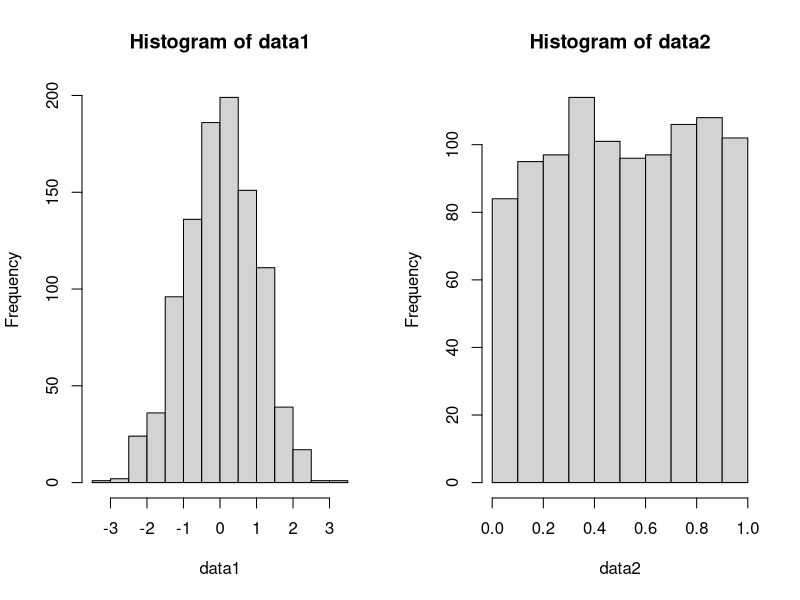
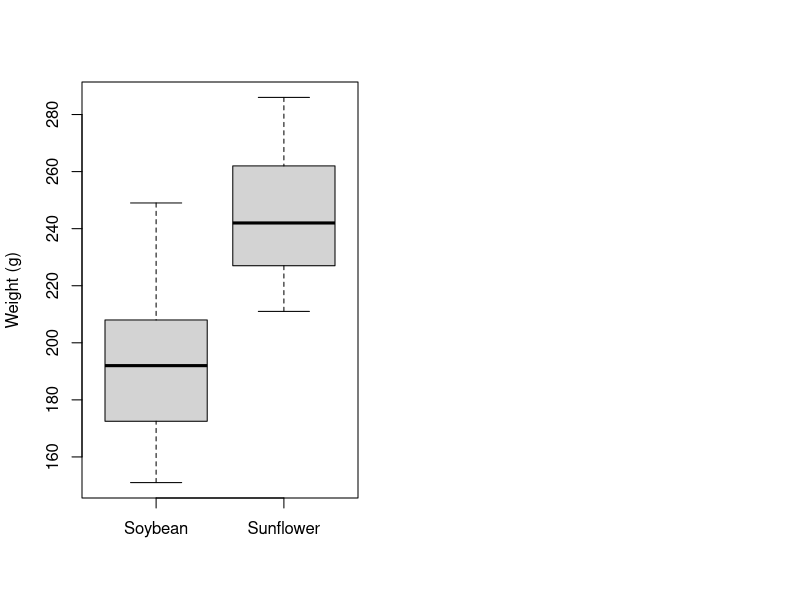

The R script that drew these images, in order:
## ---- chunk 1
true.first <- rep(c("Milk", "Tea"), each=4)
guess.first <- rep(c("Milk", "Tea", "Milk", "Tea"), c(3,1,1,3))
## ---- chunk 2
# Put some code here!
## ---- chunk 3
# Put some code here!
## ---- chunk 4
# Put some code here!
## ---- chunk 5
true.first <- rep(c("Milk", "Tea", "Sugar"), each=6)
guess.first <- sample(c("Milk", "Tea", "Sugar"), 18, replace=TRUE)
tea.data.exp <- table(true.first, guess.first)
fisher.test(tea.data.exp) # What is this testing?
## ---- chunk 6
true.first <- rep(c("Milk", "Tea"), each=4*100)
guess.first <- sample(c("Milk", "Tea", "Milk", "Tea"), 800, replace=TRUE)
tea.data.more <- table(true.first, guess.first)
tea.data.more
## ---- chunk 7
# Put some code here!
## ---- chunk 8
# Put some code here!
## ---- chunk 9
true.first <- rep(c("Milk", "Tea", "Sugar"), each=600)
guess.first <- sample(c("Milk", "Tea", "Sugar"), 1800, replace=TRUE)
tea.data.exp.more <- table(true.first, guess.first)
# Put some code here!
## ---- chunk 10
genotypes <- rep(c("AA", "Aa", "aa"), c(500, 600, 100))
# Put some code here!
# Create a table of genotypes:
# Create a vector of relative expected frequencies:
genoexp <- c(0.25, 0.5, 0.25)
## ---- chunk 11
temp <- c(22.8, 22.7, 25.9, 22.0, 21.2, 24.4, 22.1, 22.6, 23.3, 22.2, 
          22.5, 24.1, 22.4, 25.1, 24.1, 23.3, 23.3, 22.5, 23.8, 22.4, 
          22.5, 23.4, 23.5, 22.5, 25.8, 23.8, 22.0, 22.0, 23.2, 22.0)
## ---- chunk 12
# Put some code here!
## ---- chunk 13
# Put some code here!
## ---- chunk 14
# Put some code here!
## ---- chunk 15
on.soy <- c(188, 229, 192, 207, 172, 151, 188, 173, 209, 158, 
            211, 201, 205, 249, 214, 171, 198, 192, 161, 179)
on.sun <- c(213, 262, 237, 223, 223, 268, 216, 276, 258, 269,
            227, 252, 243, 286, 247, 277, 242, 233, 228, 211, 
            230, 254, 268, 242, 223, 242, 224, 279, 227, 251)
## ---- chunk 16
# Put some code here!
## ---- chunk 17
# Put some code here!
## ---- chunk 18
# Put some code here!
## ---- chunk 19
                    #1   #2   #3   #4   #5   #6   #7    #8   #9   #10  #11  #12  #13  #14  #15
healthy.exprs <- c(6.9, 8.2, 9.0, 7.7, 6.5, 7.7, 5.5,  7.7, 7.6,  8.2, 6.5, 6.3, 8.7, 6.2, 8.4)
disease.exprs <- c(8.3, 9.5, 9.8, 9.9, 6.6, 8.1, 9.5, 10.0, 8.7, 10.0, 7.5, 8.0, 8.5, 5.0, 8.5)
## ---- chunk 20
# Put some code here!
## ---- chunk 21
data1 <- rnorm(1000)
data2 <- runif(1000)
par(mfrow=c(1,2)) 
hist(data1) # looks normal
hist(data2) # doesn't look normal.
## ---- chunk 22
par(mfrow=c(1,2)) 
# Put some code here!
## ---- chunk 23
g1 <- rnorm(1000, mean=1)
g2 <- rnorm(1000, mean=2)
par(mfrow=c(1,2)) 
# Put some code here!
## ---- chunk 24
disease <- rnorm(1000, mean=1)
healthy <- rnorm(1000, mean=2)
# Put some code here!
## ---- chunk 25
on.soy <- c(188, 229, 192, 207, 172, 151, 188, 173, 209, 158, 
            211, 201, 205, 249, 214, 171, 198, 192, 161, 179)
on.sun <- c(213, 262, 237, 223, 223, 268, 216, 276, 258, 269,
            227, 252, 243, 286, 247, 277, 242, 233, 228, 211, 
            230, 254, 268, 242, 223, 242, 224, 279, 227, 251)
## ---- chunk 26
# Put some code here!
## ---- chunk 27
boxplot(list(Soybean=on.soy, Sunflower=on.sun), ylab="Weight (g)") 
## ---- chunk 28
                    #1   #2   #3   #4   #5   #6   #7    #8   #9   #10  #11  #12  #13  #14  #15
healthy.exprs <- c(6.9, 8.2, 9.0, 7.7, 6.5, 7.7, 5.5,  7.7, 7.6,  8.2, 6.5, 6.3, 8.7, 6.2, 8.4)
disease.exprs <- c(8.3, 9.5, 9.8, 9.9, 6.6, 8.1, 9.5, 10.0, 8.7, 10.0, 7.5, 8.0, 8.5, 5.0, 8.5)
## ---- chunk 29
# Put some code here!
## ---- chunk 30
# Put some code here!
## ---- chunk 31
sessionInfo()
